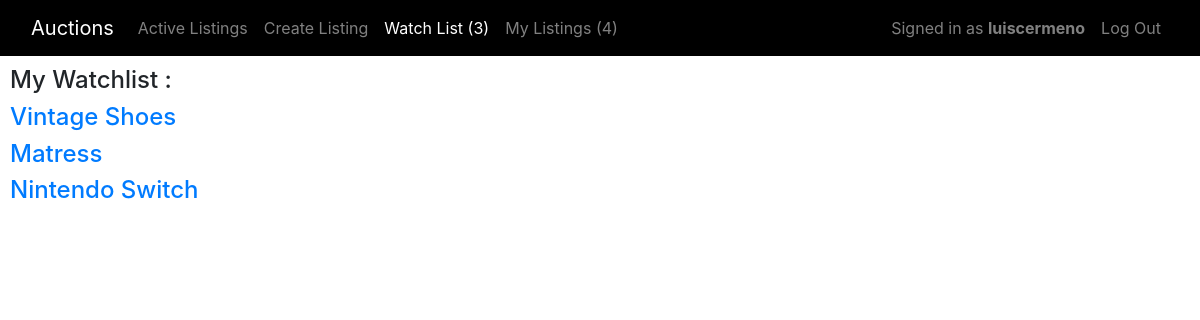
The app's page /watchlist (signed in) with its own data.
### auctions/models.py (models this page shows, shortened)
class User(AbstractUser):
    def __str__(self):
        return f"{self.username}"

class WatchList(models.Model):
    user = models.OneToOneField(User, on_delete=models.CASCADE, related_name='watchlist')
    listings = models.ManyToManyField(Listing, blank=True, related_name='listings')

class Listing(models.Model):
    title = models.CharField(max_length=64)
    user = models.ForeignKey(User, default=1 , on_delete=models.CASCADE, related_name='listings')
    categories = models.ManyToManyField(Category, blank=True, related_name="listings")
    description = models.TextField(max_length=500)
    image = models.URLField(max_length=200, blank=True)
    current_bid = models.DecimalField(decimal_places=2, max_digits=9, default=0, validators=[MinValueValidator(0)])
    def __str__(self):
        return f"{self.title}"

### auctions/views.py (the view)
# urls.py: path("watchlist", views.watchlist, name="watchlist"),
def watchlist(request):
    try:
        watchlist = WatchList.objects.get(user = request.user).listings.all()
    except:
        watchlist = []
    return render(request, "auctions/watchlist.html", {
        "watchlist": watchlist
    })

### auctions/templates/auctions/watchlist.html (shortened to what this page needs)
{% extends "auctions/layout.html" %}
{% block nav_item_watchlist %}active{% endblock nav_item_watchlist %}
{% block body %}
    {% if user.is_authenticated %}
        <h4> My Watchlist :</h4>
        {% for listing in watchlist %}
           <div>
                <h4 class="listing_title"><a href="{% url 'listing' listing %}">{{ listing }}</a></h4>
            </div>
        {% empty %}
            <h6>No Listings Yet</h6>
        {% endfor %}
    {% endif %}
{% endblock %}

### auctions/templates/auctions/layout.html (shortened to what this page needs)
{% load static %}
<!DOCTYPE html>
<html lang="en">
    <head>
        <link rel="stylesheet" href="https://stackpath.bootstrapcdn.com/bootstrap/4.4.1/css/bootstrap.min.css">
        <link href="{% static 'auctions/styles.css' %}" rel="stylesheet">
    </head>
    <body>
        <nav class="navbar navbar-expand-lg navbar-dark sticky-top">
            <div class="container-fluid">
                <a class="navbar-brand" href="{% url 'index' %}">Auctions</a>
                <div class="collapse navbar-collapse" id="navbarNavAltMarkup">
                    <ul class="navbar-nav mr-auto">
                        <li class="nav-item {% block nav_item_listings %}{% endblock nav_item_listings %}">
                            <a class="nav-link" aria-current="page" href="{% url 'index' %}">Active Listings</a>
                        </li>
                        {% if user.is_authenticated %}
                        <li class="nav-item {% block nav_item_create %}{% endblock nav_item_create %}">
                            <a class="nav-link" href="{% url 'create' %}">Create Listing</a>
                        </li>
                        <li class="nav-item {% block nav_item_watchlist %}{% endblock nav_item_watchlist %}">
                            <a class="nav-link" href="{% url 'watchlist' %}">
                                Watch List
                                <span>
                                {% if user.watchlist.listings.all.count > 0 %}
                                    ({{ user.watchlist.listings.all.count}})
                                {% else %}
                                    (0)
                                {% endif %}
                                </span>
                            </a>
                        </li>
                        <li class="nav-item {% block nav_item_myListings %}{% endblock nav_item_myListings %}">
                            <a class="nav-link" href="{% url 'myListings' %}">
                                My Listings
                                <span>
                                    {% if user.listings.all.count > 0 %}
                                        ({{ user.listings.all.count}})
                                    {% else %}
                                        (0)
                                    {% endif %}
                                </span>
                            </a>
                        </li>
                        {% endif %}
                    </ul>
                    <ul class="navbar-nav ml-auto">
                        {% if user.is_authenticated %}
                        <li class="nav-item">
                            <a class="nav-link" href="#">
                                    Signed in as <strong>{{ user.username }}</strong>
                            </a>
                        </li>
                        <li class="nav-item">
                            <a class="nav-link" href="{% url 'logout' %}">Log Out</a>
                        </li>
                        {% endif %}
                    </ul>
                </div>
            </div>
        </nav>
        <div class="main">
        {% block body %}
        {% endblock %}
        </div>
    </body>
</html>

### auctions/static/auctions/styles.css (style rules this page uses)
.main { padding: 10px; }
.navbar { background-color: black; }
.listing_title { color: black; }

### records on screen
User: watchlist.listings.all.count "3", listings.all.count "4", username "luiscermeno"
Listing: title "Vintage Shoes"
Listing: title "Matress"
Listing: title "Nintendo Switch"
